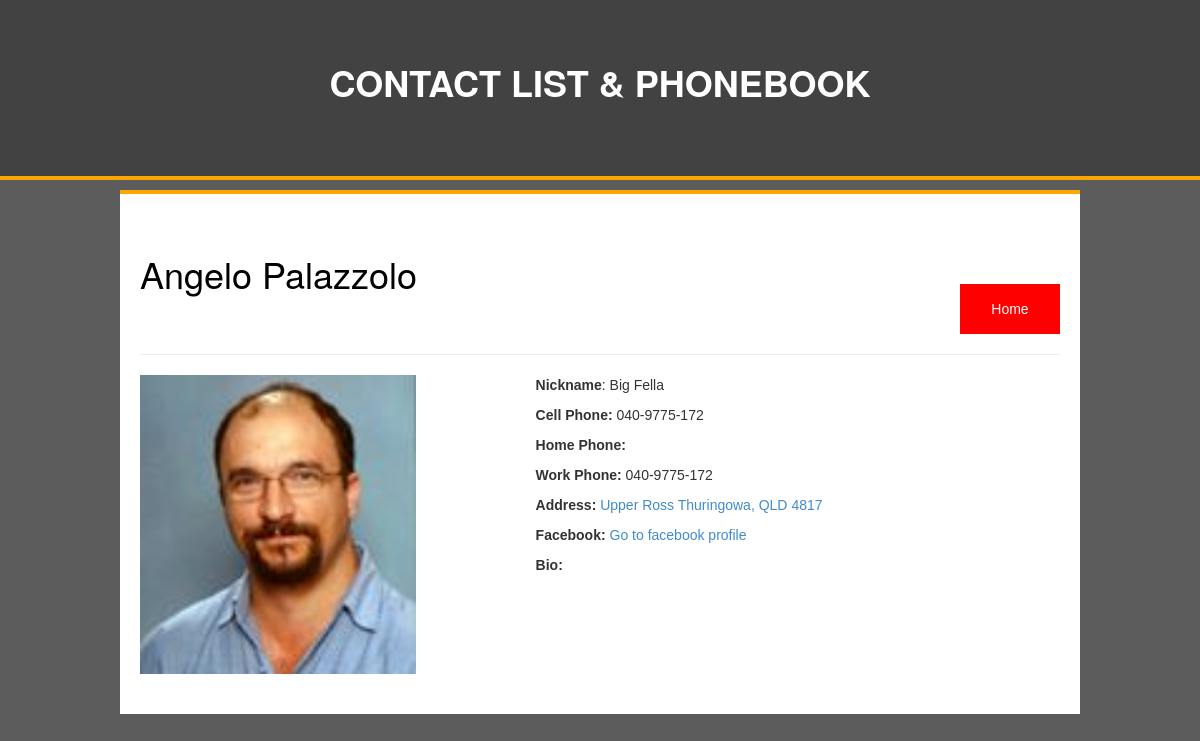
Screenshot of /phonebook_database/contact.php?id=33 with the database file from the repository.
### tables this page shows
CREATE TABLE `contacts` (
  `contact_id` int(11) NOT NULL,
  `contact_fname` varchar(100) NOT NULL,
  `contact_lname` varchar(100) NOT NULL,
  `contact_nickname` varchar(100) NOT NULL,
  `contact_cphone` varchar(50) NOT NULL,
  `contact_hphone` varchar(50) NOT NULL,
  `contact_wphone` varchar(50) NOT NULL,
  `contact_facebook` varchar(50) NOT NULL,
  `contact_address` varchar(100) NOT NULL,
  `contact_city` varchar(50) NOT NULL,
  `contact_state` varchar(50) NOT NULL,
  `contact_zipcode` varchar(50) NOT NULL,
  `contact_profile` varchar(255) NOT NULL,
  `contact_notes` longblob NOT NULL,
  `contact_status` enum('0','1') NOT NULL DEFAULT '1'
);

### phonebook_database/contact.php (the view, shortened to what this page needs)
<?php
	if (isset($_GET['id'])) {
		$contact_id = $_GET['id'];
		require_once"connect.php";
		$contacts = array();
		$all_contacts = "select * from contacts where contact_id = '$contact_id'";
		$sql_all_contacts = $conn->query($all_contacts);
		while ($row = mysqli_fetch_assoc($sql_all_contacts)) {
			$contacts[] = $row;
		}
		foreach ($contacts as $contact);
	}
 ?>
<!DOCTYPE html>
<html>
<head>
	<?php include"includes/head.inc"; ?>
</head>
<body>
	<div class="wrapper">
		<?php include"includes/header.inc"; ?>
		<div class="content">
				<div class="floatl"><h1><?php echo $contact["contact_fname"] . " " . $contact["contact_lname"]; ?></h1></div>
				<a class="floatr" href="index.php"><input class="cancel_contact_button" type="button" value="Home"></a>
				<hr>
				<div class="contact">
					<?php
						if ($contact["contact_profile"] == "") {?>
							<img src="img/default_profile_pic.jpg" alt="default image"  width="30%" style="float:left;">
						<?php } else{?>
						<img src="profile_images/<?php echo $contact["contact_profile"]?>" alt="" width="30%" style="float:left;">
						<?php } ?>
					<div class="contact_info">
						<p><b>Nickname</b>: <?php echo $contact["contact_nickname"] ?></p>
						<p><b>Cell Phone:</b> <?php echo $contact["contact_cphone"] ?></p>
						<p><b>Home Phone:</b> <?php echo $contact["contact_hphone"] ?></p>
						<p><b>Work Phone:</b> <?php echo $contact["contact_wphone"] ?></p>
						<p><b>Address:</b> <a href="http://maps.google.com/?q=<?php echo $contact["contact_address"] . " " . $contact["contact_city"] . ", " . $contact["contact_state"] . " " . $contact["contact_zipcode"]?>" target="_blank"><?php echo $contact["contact_address"] . " " . $contact["contact_city"] . ", " . $contact["contact_state"] . " " . $contact["contact_zipcode"]?></a></p>
						<p><b>Facebook:</b> <?php echo "<a href='http://www.facebook.com/" . $contact["contact_facebook"] . "' target='_blank'>Go to facebook profile</a>" ?></p>
						<p><b>Bio:</b> <?php echo $contact["contact_notes"] ?></p>
					</div>
				</div>
			</div>
		</div>
</body>
</html>

### phonebook_database/css/styles.css (style rules this page uses)
body { font-family:helvetica, arial, sans-serif; padding:0; margin:0; background-color:; }
.floatl { float:left;color:yellow; }
.floatr { float:right; }
.wrapper { width:100%; }
.content { width:80%; margin:-130px auto 0 auto; background-color:; border-top:4px solid orange; padding:40px 20px; }
.contact { width:100%; }
.contact_info { width:57%; float:right; margin-left:3%; }
a { text-decoration: none !important; }
.cancel_contact_button { width: 100px; height: 50px; background-color:red; color:#ffffff; border:none; margin-top:50px; }

### phonebook_database/css/main.css (style rules this page uses)
body { font-family:helvetica, arial, sans-serif; padding:0; margin:0; background-color:#5c5c5c; }
.floatl { float:left; }
.floatr { float:right; }
h1 { color:#000000; }
.wrapper { width:100%; }
.content { width:80%; margin:-130px auto 0 auto; margin-top:10px; background-color:#ffffff; border-top:4px solid orange; padding:40px 20px; }
.contact { width:100%; }
.contact_info { width:57%; float:right; margin-left:3%; }
a { text-decoration: none !important; }

### rows the page displays
contacts: contact_fname "Angelo", contact_lname "Palazzolo", contact_profile (picture), contact_nickname "Big Fella", contact_cphone "040-9775-172", contact_wphone "040-9775-172", contact_address "Upper Ross", contact_city "Thuringowa", contact_state "QLD", contact_zipcode "4817"
